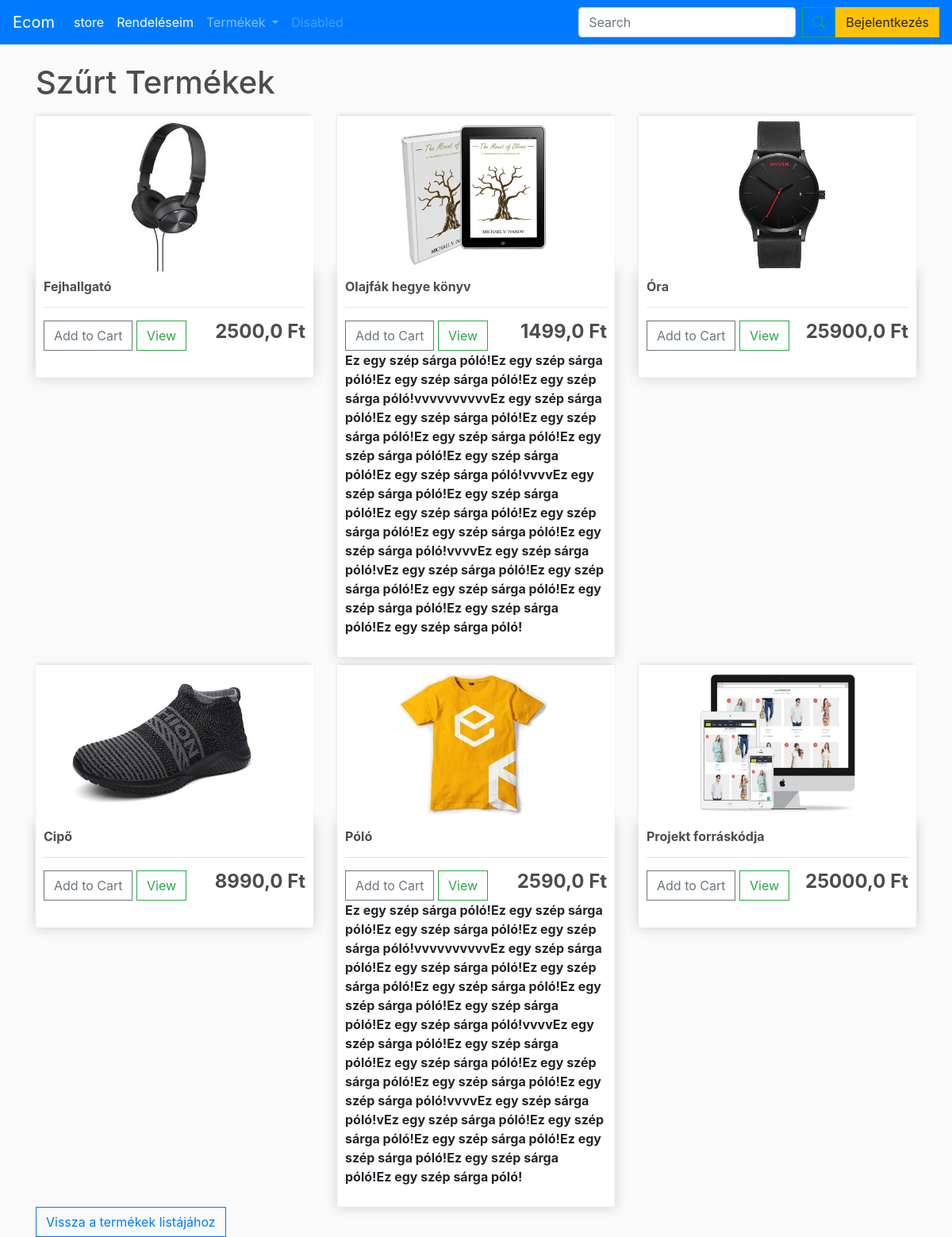
The page /filtered-products/ on the database its author committed.
### store/models.py (models this page shows, shortened)
class Product(models.Model):
    CATEGORY_CHOICES = [
        ('option1', 'FÁBÓL KÉSZÜLT'),
        ('option2', 'KÖTÖTT-HORGOLT'),
        ('option3', 'PÖTTYÖSCICA'),
        ('option4', 'TEXTIL'),
    ]
    name = models.CharField(max_length=200)
    price = models.FloatField()
    image = models.ImageField(null=True, blank=True)
    description = models.TextField(blank=True)  # Új mező a leíráshoz
    category = models.CharField(max_length=10, choices=CATEGORY_CHOICES, default='option1')  # Legördülő menü mező
    @property
    def imageURL(self):
        try:
            url = self.image.url
        except:
            url = ''
        return url

### store/views.py (the view)
# urls.py: path('filtered-products/', filtered_products, name='filtered_products'),
def filtered_products(request):
    filter_option = request.GET.get('filter')
    print(f"Filter option: {filter_option}")  # Debug üzenet
    category_map = {
        'FÁB': 'option1',
        'kotott': 'option2',
        'pottos': 'option3',
        'textil': 'option4',
    }
    filter_option = category_map.get(filter_option, None)
    print(f"Mapped filter option: {filter_option}")  # Debug üzenet
    if filter_option:
        products = Product.objects.filter(category=filter_option)
        print(f"Filtered products: {products}")  # Debug üzenet
        if not products.exists():
            message = "Nincs ilyen termék a megadott kategóriában."
        else:
            message = ""
    else:
        products = Product.objects.all()
        message = ""
    cart_info = cartData(request)  # Hívjuk meg a cartData függvényt
    items = cart_info['items']  # Kosár elemek
    order = cart_info['order']  # Kosár adatok
    cartItems = cart_info['cartItems']  # Kosár elemek száma
    context = {
        'products': products,
        'items': items,  # Kosár elemek
        'order': order,  # Kosár adatok
        'cartItems': cartItems,  # Kosárban lévő elemek száma
        'message': message  # Üzenet a szűrésről
    }
    return render(request, 'store/filtered_products.html', context)

### store/views.py (called while the page is built)
def cartData(request):
    if request.user.is_authenticated:
        customer = request.user.customer
        order, created = Order.objects.get_or_create(customer=customer, complete=False)
        items = order.orderitem_set.all()
        cartItems = order.get_cart_items
    else:
        cartItems = 0
        items = []
        order = {'get_cart_total': 0, 'get_cart_items': 0}  # Üres kosár nem bejelentkezett felhasználóknál
    return {'cartItems': cartItems, 'order': order, 'items': items}

### store/templates/store/filtered_products.html
{% extends "store/main.html" %}
{% load static %}
{% block content %}
<h1>Szűrt Termékek</h1>
<div class="row">
    {% for product in products %}
    <div class="col-lg-4">
        <img class="thumbnail" src="{{ product.imageURL }}" alt="{{ product.name }}">
        <div class="box-element product">
            <h6><strong>{{ product.name }}</strong></h6>
            <hr>
            <button data-product="{{ product.id }}" data-action="add" class="btn btn-outline-secondary add-btn update-cart">Add to Cart</button>
            <a class="btn btn-outline-success" href="{% url 'product_detail' product.id %}">View</a>
            <h4 style="display: inline-block; float: right;"><strong>{{ product.price }} Ft</strong></h4><br>
            <p style="display: inline-block;"><strong>{{ product.description }}</strong></p>
        </div>
    </div>
    {% empty %}
    <div>
        <h2>Nincsenek szűrt termékek.</h2>
    </div>
    {% endfor %}
</div>
<a href="{% url 'store' %}" class="btn btn-outline-primary">Vissza a termékek listájához</a>
{% endblock content %}

### static/css/main.css (style rules this page uses)
body { background-color: hsl(0, 0%, 98%); }
h1,h2,h3,h4,h5,h6 { color:hsl(0, 0%, 30%); }
.box-element { box-shadow:hsl(0, 0%, 80%) 0 0 16px; background-color: #fff; border-radius: 4px; padding: 10px; }
.thumbnail { width: 100%; height: auto; object-fit: cover; -webkit-box-shadow: -1px -3px 5px -2px rgba(214,214,214,1); -moz-box-shadow: -1px -3px 5px -2px rgba(214,214,214,1); box-shadow: -1px -3px 5px -2px rgba(214,214,214,1); }
.product { border-radius: 0 0 4px 4px; }
.col-lg-4, .col-lg-6, .col-lg-8, .col-lg-12 { margin-top: 10px; }
.btn { border-radius: 0; }

### rows shown on the page
Product: imageURL (picture), name "Fejhallgató", price "2500,0"
Product: imageURL (picture), name "Olajfák hegye könyv", price "1499,0", description "Ez egy szép sárga póló!Ez egy szép sárga póló!Ez egy szép sárga póló!Ez egy szép sárga póló!vvvvvvvvvvEz egy szép sárga póló!Ez egy szép sárga póló!Ez egy szép sárga póló!Ez egy szép sárga póló!Ez egy szép sárga póló!Ez egy szép sárga póló!Ez egy szép sárga póló!vvvvEz egy szép sárga póló!Ez egy szép sárga póló!Ez egy szép sárga póló!Ez egy szép sárga póló!Ez egy szép sárga póló!Ez egy szép sárga póló!vvvvEz egy szép sárga póló!vEz egy szép sárga póló!Ez egy szép sárga póló!Ez egy szép sárga póló!Ez egy szép sárga póló!Ez egy szép sárga póló!Ez egy szép sárga póló!"
Product: imageURL (picture), name "Óra", price "25900,0"
Product: imageURL (picture), name "Cipő", price "8990,0"
Product: imageURL (picture), name "Póló", price "2590,0", description "Ez egy szép sárga póló!Ez egy szép sárga póló!Ez egy szép sárga póló!Ez egy szép sárga póló!vvvvvvvvvvEz egy szép sárga póló!Ez egy szép sárga póló!Ez egy szép sárga póló!Ez egy szép sárga póló!Ez egy szép sárga póló!Ez egy szép sárga póló!Ez egy szép sárga póló!vvvvEz egy szép sárga póló!Ez egy szép sárga póló!Ez egy szép sárga póló!Ez egy szép sárga póló!Ez egy szép sárga póló!Ez egy szép sárga póló!vvvvEz egy szép sárga póló!vEz egy szép sárga póló!Ez egy szép sárga póló!Ez egy szép sárga póló!Ez egy szép sárga póló!Ez egy szép sárga póló!Ez egy szép sárga póló!"
Product: imageURL (picture), name "Projekt forráskódja", price "25000,0"
